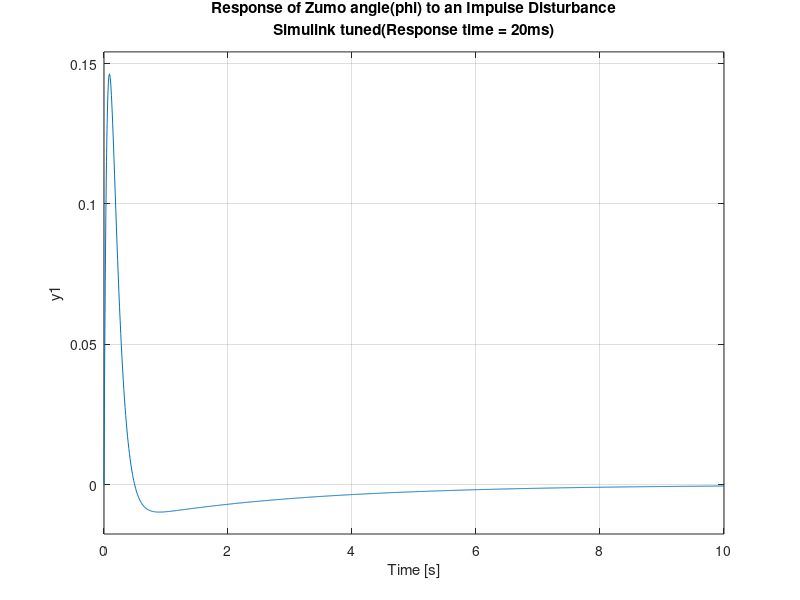

Write MATLAB code to recreate this figure.
M = 0.5;
m = 0.2;
b = 0.1;
I = 0.006;
g = 9.8;
l = 0.3;
q = (M+m)*(I+m*l^2)-(m*l)^2;
s = tf('s');



inputs = {'u'};
outputs = {'x'; 'phi'};

P_angle = (m*l*s/q)/(s^3 + (b*(I + m*l^2))*s^2/q - ((M + m)*m*g*l)*s/q - b*m*g*l/q);

P_tran = (m*l*s/q)/(s^3 + (b*(I + m*l^2))*s^2/q - ((M + m)*m*g*l)*s/q - b*m*g*l/q);


sys_tf = [P_angle ; P_tran];

Kp = 35;
Ki = 10;
Kd = 5;
C = pid(Kp,Ki,Kd);
T = feedback(P_angle,C);

t=0:0.01:10;
% impulse (P_angle,t)
% title({'Open Loop Impulse Response (Zumo Angle)'});
impulse(T,t)
title({'Response of Zumo angle(phi) to an Impulse Disturbance';'Simulink tuned(Response time = 20ms)'});